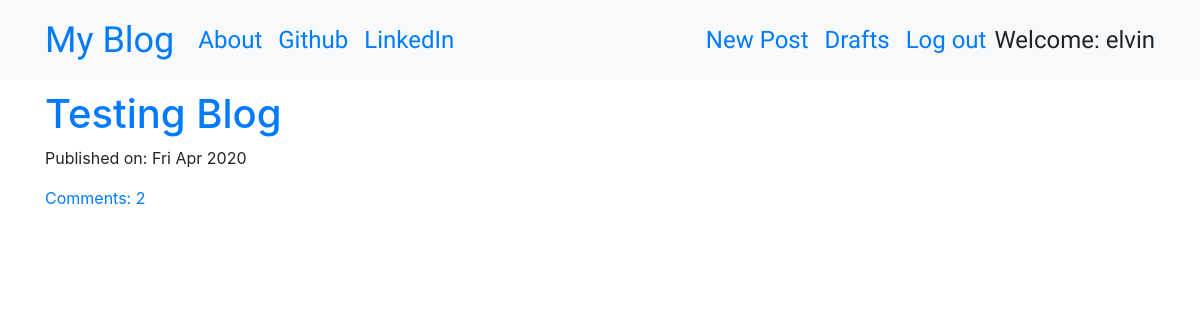
The app's page / (signed in) with its own data.
### blog/models.py (models this page shows, shortened)
class Post(models.Model):
    author = models.ForeignKey('auth.User', on_delete=models.CASCADE)
    title = models.CharField(max_length=254)
    text = models.TextField()
    created_date = models.DateTimeField(default=timezone.now)
    published_date = models.DateTimeField(blank=True, null=True)
    def approve_comments(self):
        return self.comments.filter(approved_comment=True)

### blog/views.py (the view)
# urls.py: path('', views.PostListView.as_view(), name='post_list'),
class PostListView(ListView):
    model = Post
    def get_queryset(self):
        return Post.objects.filter(published_date__lte=timezone.now()).order_by('-published_date')

### blog/templates/blog/post_list.html
{% extends "blog/base.html" %}
{% block content %}
  <div class="centerstage">
    {% for post in post_list %}
      <div class="post">
        <h1><a href="{% url 'post_detail' pk=post.pk %}">{{ post.title }}</a></h1>
        <div class="date">
          <p>Published on: {{ post.published_date|date:"D M Y"}}</p>
        </div>
        <a href="{% url 'post_detail' pk=post.pk %}">Comments: {{ post.approve_comments.count }}</a>
      </div>
    {% endfor %}
  </div>
{% endblock %}

### blog/templates/blog/base.html (shortened to what this page needs)
<!DOCTYPE html>
{% load static %}
<html lang="en" dir="ltr">
<head>
  <link rel="stylesheet" href="https://stackpath.bootstrapcdn.com/bootstrap/4.1.3/css/bootstrap.min.css">
  <link href="https://maxcdn.bootstrapcdn.com/font-awesome/4.7.0/css/font-awesome.min.css" rel="stylesheet">
  <link rel="stylesheet" href="//cdn.jsdelivr.net/medium-editor/latest/css/medium-editor.min.css" type="text/css" media="screen" charset="utf-8">
  <link rel="stylesheet" href="{% static 'css/blog.css' %}">
</head>
<body class="loader">
  <nav class="navbar navbar-expand-lg bg-light techfont">
    <div class="container">
      <div class="navbar-nav align-items-center">
        <a class="navbar-brand bigbrand" href="{% url 'post_list' %}">My Blog</a>
        <a class="nav-item nav-link" href="{% url 'about' %}">About</a>
        <a class="nav-item nav-link" href="https://www.github.com" target="_blank">Github</a>
        <a class="nav-item nav-link" href="https://www.linkedin.com" target="_blank">LinkedIn</a>
      </div>
      <div class="navbar-nav align-items-center ml-auto">
        {% if user.is_authenticated %}
        <a class="nav-item nav-link" href="{% url 'post_new' %}">New Post</a>
        <a class="nav-item nav-link" href="{% url 'post_draft_list' %}">Drafts</a>
        <a class="nav-item nav-link" href="{% url 'logout' %}">Log out</a>
        <a>Welcome: {{ user.username }}</a>
        {% else %}
        <a class="nav-item nav-link" href="{% url 'login' %}" aria-label="Login">
          <span class="fa fa-user" aria-hidden="true"></span></a>
        {% endif %}
      </div>
    </div>
  </nav>
  <div class="content container">
    <div class="row">
      <div class="col-md-8">
        <div class="blog_posts">
          {% block content %}
          {% endblock %}
        </div>
      </div>
    </div>
  </div>
</body>
</html>

### blog/static/css/blog.css (style rules this page uses)
.techfont { font-family: 'Russo One', sans-serif; font-size: 1.5em; margin-bottom: 10px; }
.centerstage { margin-left: auto; margin-right: auto; }
.bigbrand { font-size: 1.5em; }
.loader { filter:hue-rotate(0deg); color: linear-gradient(45deg,#0f8,#08f); animation:hue 5000ms infinite linear; }

### records on screen
Post: title "Testing Blog", published_date "Fri Apr 2020", approve_comments.count "2"

### other values on screen
{{ user.username }} "elvin"
